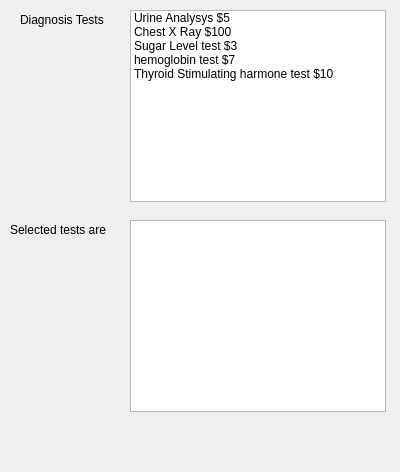
<?xml version="1.0" encoding="UTF-8"?>
<ui version="4.0">
 <class>Dialog</class>
 <widget class="QDialog" name="Dialog">
  <property name="geometry">
   <rect>
    <x>0</x>
    <y>0</y>
    <width>400</width>
    <height>472</height>
   </rect>
  </property>
  <property name="windowTitle">
   <string>Dialog</string>
  </property>
  <widget class="QLabel" name="label">
   <property name="geometry">
    <rect>
     <x>20</x>
     <y>10</y>
     <width>101</width>
     <height>20</height>
    </rect>
   </property>
   <property name="text">
    <string>Diagnosis Tests</string>
   </property>
  </widget>
  <widget class="QListWidget" name="listWidgetDiagnosis">
   <property name="geometry">
    <rect>
     <x>130</x>
     <y>10</y>
     <width>256</width>
     <height>192</height>
    </rect>
   </property>
   <property name="selectionMode">
    <enum>QAbstractItemView::MultiSelection</enum>
   </property>
   <item>
    <property name="text">
     <string>Urine Analysys $5</string>
    </property>
   </item>
   <item>
    <property name="text">
     <string>Chest X Ray $100</string>
    </property>
   </item>
   <item>
    <property name="text">
     <string>Sugar Level test $3</string>
    </property>
   </item>
   <item>
    <property name="text">
     <string>hemoglobin test $7</string>
    </property>
   </item>
   <item>
    <property name="text">
     <string>Thyroid Stimulating harmone test $10</string>
    </property>
   </item>
  </widget>
  <widget class="QLabel" name="label_2">
   <property name="geometry">
    <rect>
     <x>10</x>
     <y>220</y>
     <width>111</width>
     <height>20</height>
    </rect>
   </property>
   <property name="text">
    <string>Selected tests are</string>
   </property>
  </widget>
  <widget class="QListWidget" name="listWidgetSelectedTests">
   <property name="geometry">
    <rect>
     <x>130</x>
     <y>220</y>
     <width>256</width>
     <height>192</height>
    </rect>
   </property>
  </widget>
 </widget>
 <resources/>
 <connections/>
</ui>
